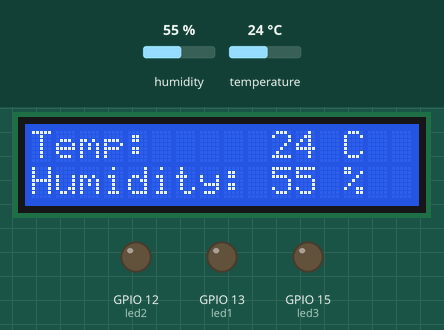
Recording of a program running on a simulated ESP32 board running MicroPython. Shown: 16×2 character LCD, output pins drawn as LEDs (lit = HIGH). Dashed ring = blinking. The inputs (shaded band) are chosen by the test bench; at power-on: temperature 24 °C, humidity 55 %. WiFi joins after 1.5 s; requests to the public web service named in the program get a made-up reply in its usual format after 0.4 s (London, UTC, broken clouds, 64 % humidity, 1013 hPa unless stated); the clock reads 2024-03-15 10:24:30 at power-on unless the program sets it; what the program prints to the serial console is not drawn.

Above: at 5.9 s.
6.0 s: temperature set to 27 °C
At 7.11 s:
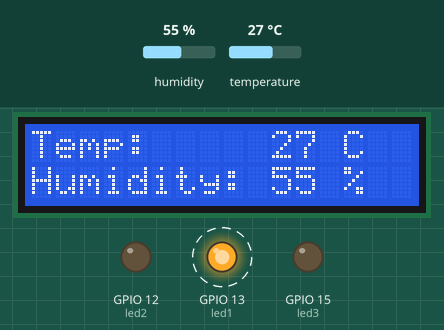
10.3 s: temperature set to 12 °C
At 13.1 s:
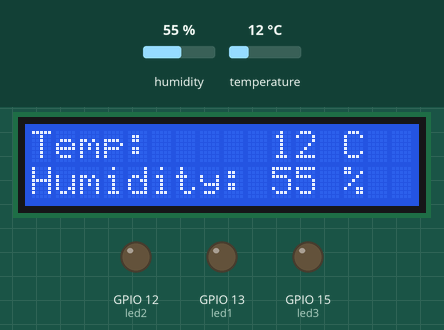
13.6 s: humidity set to 22 %
At 16.4 s:
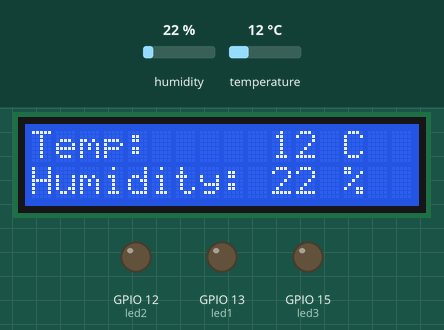
16.8 s: temperature set to 28 °C
At 18.5 s:
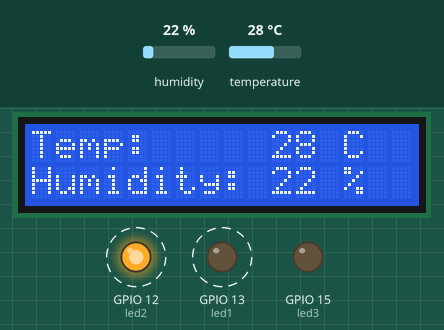
19.5 s: humidity set to 40 %
At 20.38 s:
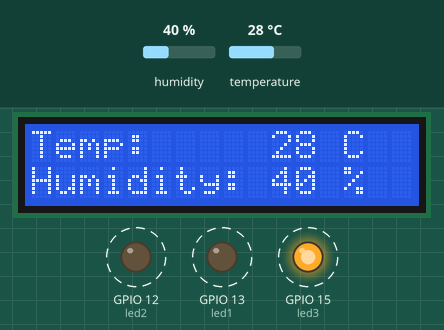
Timing chart, 0 to 22.5 s (numbered marks = the images above; inputs shaded):
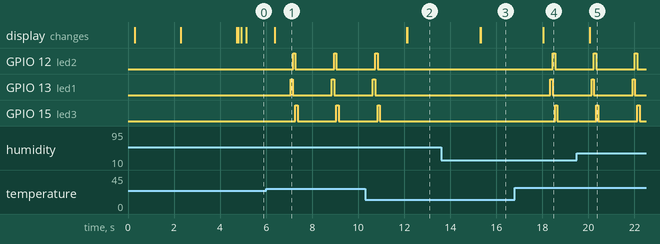

Measured:
- the behaviour switches between 25 and 26 °C on temperature (found by bisection; images 0 and 1)
- after the input at 6.0 s, GPIO 12 (led2): alternates HIGH for 0.10 s and LOW for 1.7 s, starting after 1.2 s; GPIO 13 (led1): alternates HIGH for 0.10 s and LOW for 1.7 s, starting after 1.1 s; GPIO 15 (led3): alternates HIGH for 0.10 s and LOW for 1.7 s, starting after 1.3 s; the display: changes after 0.37 s (image 1)
- after the input at 10.3 s, GPIO 12 (led2): goes on until 10.8 s, then stays LOW; GPIO 13 (led1): goes on until 10.7 s, then stays LOW; GPIO 15 (led3): goes on until 10.9 s, then stays LOW; the display: first changes after 1.8 s (image 2 shows a later state)
- after the input at 13.6 s, the display: first changes after 1.7 s (image 3 shows a later state)
- after the input at 16.8 s, GPIO 12 (led2): LOW → HIGH after 1.6 s, → LOW 0.10 s later; GPIO 13 (led1): LOW → HIGH after 1.5 s, → LOW 0.10 s later; GPIO 15 (led3): LOW → HIGH after 1.8 s, → LOW 0.10 s later; the display: first changes after 1.2 s (image 4 shows a later state)
- after the input at 19.5 s, the display: first changes after 0.55 s (image 5 shows a later state)

The program:

Tel_bot.py
```python
import network
import dht
from machine import Pin, I2C
from esp32_i2c_lcd import I2cLcd
import time
import urequests


i2c = I2C(0, scl=Pin(22), sda=Pin(21), freq=40000)
lcd = I2cLcd(i2c, 0x27, 2, 16)

sensor = dht.DHT11(Pin(4))


led1 = Pin(13, Pin.OUT)
led2 = Pin(12, Pin.OUT)
led3 = Pin(15, Pin.OUT)


BOT_TOKEN = ""
CHAT_ID = ""

SSID: str = ""
PASS: str = ""

sta = network.WLAN(network.STA_IF)

def WiFi_Connect() -> bool:
    sta.active(True)

    if sta.isconnected():
        print(f"Connected Successfully to {SSID}")
        print(f"IP Address: {sta.ifconfig()[0]}")
        return True

    print(f"Connecting to {SSID}...")
    try:
        sta.connect(SSID, PASS)
    except OSError as e:
        print(f"WiFi Connection Failed: {e}")
        return False

    timeout: int = 10
    while not sta.isconnected() and timeout > 0:
        print(".", end=" ")
        time.sleep(1)
        timeout -= 1

    if sta.isconnected():
        print("\nWiFi Connected")
        print(f"IP: {sta.ifconfig()[0]}")
        return True

    print("\nWiFi Connection Failed")
    return False


def WiFi_Reconnect() -> bool:
    while not WiFi_Connect():
        print("Reconnecting....")
        # Reset WiFi
        sta.active(False)
        time.sleep(1)
        sta.active(True)
        time.sleep(2)

    print("WiFi Connection established")
    return True


def print_lcd(text, col=0, row=0):
    lcd.move_to(col, row)
    for char in text:
        lcd.putstr(char)
        time.sleep_ms(10)


def send_telegram(message):
    url = f"https://api.telegram.org/bot{BOT_TOKEN}/sendMessage"
    payload = {"chat_id": CHAT_ID, "text": message}
    try:
        response = urequests.post(url, json=payload)
        if response.status_code == 200:
            print("Telegram message sent successfully!")
        else:
            print(f"Telegram Error ({response.status_code}): {response.text}")
        response.close()
    except Exception as e:
        print("Error sending Telegram message:", e)

lcd.clear()
print_lcd("System Starting", 0, 0)
time.sleep(2)
lcd.clear()

if not WiFi_Connect():
    WiFi_Reconnect()


send_telegram("System Started! ESP32 is Online.")
last_alert_time = 0


while True:

    if not sta.isconnected():
        print("WiFi Disconnected")
        WiFi_Reconnect()
        print("Connection is Back..")

    try:

        sensor.measure()
        temp = sensor.temperature()
        hum = sensor.humidity()


        print_lcd(f"Temp:     {temp} C  ", 0, 0)
        print_lcd(f"Humidity: {hum} %  ", 0, 1)
        print(f"Temp: {temp}°C | Humidity: {hum}%")


        if temp > 25 and (time.time() - last_alert_time > 60):
            alert_msg = f"Warning! High Temperature Detected: {temp}°C | Humidity: {hum}%"
            send_telegram(alert_msg)
            last_alert_time = time.time()


        if temp > 25:
            led1.on()
            time.sleep(0.1)
            led1.off()
            time.sleep(0.001)

            led2.on()
            time.sleep(0.1)
            led2.off()
            time.sleep(0.001)

            led3.on()
            time.sleep(0.1)
            led3.off()
            time.sleep(0.001)
        else:
            led1.off()
            led2.off()
            led3.off()

    except OSError:
        print_lcd("Sensor Error!   ", 0, 0)
        print("Sensor read error")

    time.sleep(1)
```
